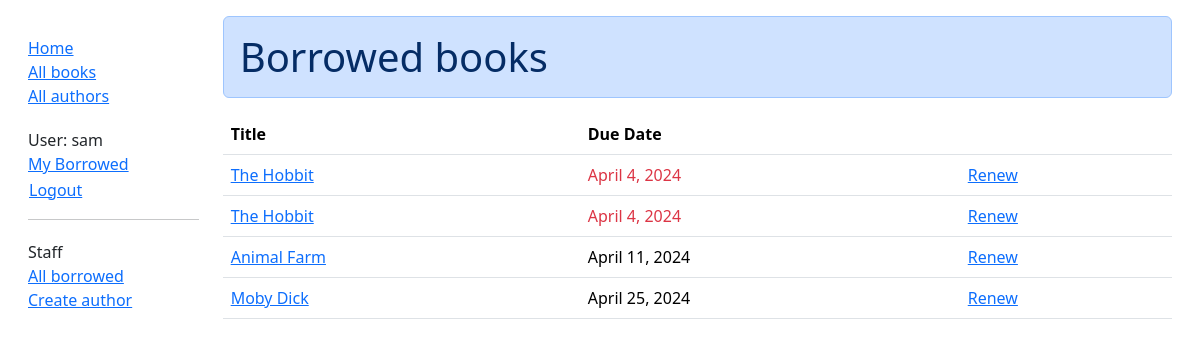
/catalog/allborrowed/ (signed in), run on the app's committed database.
### catalog/models.py (models this page shows, shortened)
class BookInstance(models.Model):
    id = models.UUIDField(primary_key=True, default=uuid.uuid4,
                          help_text="Unique ID for this particular book across whole library")
    book = models.ForeignKey('Book', on_delete=models.RESTRICT, null=True)
    imprint = models.CharField(max_length=200)
    due_back = models.DateField(null=True, blank=True)
    borrower = models.ForeignKey(settings.AUTH_USER_MODEL, on_delete=models.SET_NULL, null=True, blank=True)
    @property
    def is_overdue(self):
        return bool(self.due_back and date.today() > self.due_back)
    LOAN_STATUS = (
        ('m', 'Maintenance'),
        ('o', 'On loan'),
        ('a', 'Available'),
        ('r', 'Reserved'),
    )
    status = models.CharField(
        max_length=1,
        choices=LOAN_STATUS,
        blank=True,
        default='m',
        help_text='Book availability',
    )
    class Meta:
        ordering = ['due_back']
        permissions = (("can_mark_returned", "Set book as returned"),)

class Book(models.Model):
    title = models.CharField(max_length=200)
    author = models.ForeignKey('Author', on_delete=models.RESTRICT, null=True)
    summary = models.TextField(
        max_length=1000,
        help_text="Enter a brief description of the book"
    )
    isbn = models.CharField(
        "ISBN",
        max_length=13,
        unique=True,
        help_text='13 Character <a href="https://www.isbn-international.org/content/what-isbn''">ISBN number</a>'
    )
    genre = models.ManyToManyField(Genre, help_text="Select a genre for this book")
    def display_genre(self):
        return ', '.join(genre.name for genre in self.genre.all()[:3])
    display_genre.short_description = 'Genre'

### catalog/views.py (the view)
# urls.py: path('allborrowed/', views.AllLoanedBooksListView.as_view(), name='all-borrowed')
class AllLoanedBooksListView(LoginRequiredMixin,generic.ListView):
    model = BookInstance
    template_name = 'catalog/bookinstance_list_borrowed_user.html'
    paginate_by = 10
    def get_queryset(self):
        return (
            BookInstance.objects
            .filter(status__exact='o')
            .order_by('due_back')
        )

### catalog/templates/catalog/bookinstance_list_borrowed_user.html
{% extends "base_generic.html" %}
{% block content %}
    <h1 class="alert alert-primary">Borrowed books</h1>
    {% if bookinstance_list %}
    <table class="table">
      <thead class="thead-dark">
        <tr>
          <th scope="col">Title</th>
          <th scope="col">Due Date</th>
          <th scopr="col"></th>
        </tr>
      </thead>
      <tbody>
      {% for bookinst in bookinstance_list %}
      <tr>
        <td><a href="{% url 'book-detail' bookinst.book.pk %}">{{ bookinst.book.title }}</a> </td>
        <td class="{% if bookinst.is_overdue %}text-danger{% endif %}">{{ bookinst.due_back}}</td>
        <td>{% if perms.catalog.can_mark_returned %}<a href="{% url 'renew-book-librarian' bookinst.id %}">Renew</a>{% endif %}</td>
      </tr>
      {% endfor %}
    </tbody>
    </table>
    {% else %}
      <p>There are no books borrowed.</p>
    {% endif %}
{% endblock %}

### catalog/templates/base_generic.html (shortened to what this page needs)
<!DOCTYPE html>
<html lang="en">
  <head>
    <link
      href="https://cdn.jsdelivr.net/npm/bootstrap@5.3.3/dist/css/bootstrap.min.css"
      rel="stylesheet"
    />
    {% load static %}
    <link rel="stylesheet" href="{% static 'css/styles.css' %}" />
  </head>
  <body class="m-3">
    <div class="container-fluid">
      <div class="row">
        <div class="col-sm-2">
          {% block sidebar %}
          <ul class="sidebar-nav">
            <li><a href="{% url 'index' %}">Home</a></li>
            <li><a href="{% url 'books' %}">All books</a></li>
            <li><a href="{% url 'authors' %}">All authors</a></li>
          </ul>
          <ul class="sidebar-nav">
            {% if user.is_authenticated %}
            <li>User: {{ user.get_username }}</li>
            <li><a href="{% url 'my-borrowed' %}">My Borrowed</a></li>
            <li>
              <form id="logout-form" method="post" action="{% url 'admin:logout' %}">
                <button type="submit" class="btn btn-link">Logout</button>
              </form>
            </li>
            {% else %}
            <li><a href="{% url 'login' %}?next={{ request.path }}">Login</a></li>
            {% endif %}
            {% if user.is_staff %}
            <hr>
              <ul class="sidebar-nav">
                <li>Staff</li>
             <li><a href="{% url 'all-borrowed' %}">All borrowed</a></li>
              {% if perms.catalog.add_author %}
   <li><a href="{% url 'author-create' %}">Create author</a></li>
{% endif %}
</ul>
</ul>
{% endif %}
          {% endblock %}
        </div>
        <div class="col-sm-10">
          {% block content %}{% endblock %}
        </div>
      </div>
    </div>
  </body>
</html>

### catalog/static/css/styles.css (style rules this page uses)
.sidebar-nav { margin-top: 20px; padding: 0; list-style: none; }
#logout-form { display: inline; }
#logout-form button { padding: 0; margin: 0; }

### data on the page
BookInstance: book "The Hobbit", due_back "April 4, 2024"
BookInstance: book "The Hobbit", due_back "April 4, 2024"
BookInstance: book "Animal Farm", due_back "April 11, 2024"
BookInstance: book "Moby Dick", due_back "April 25, 2024"

### other printed values
{{ user.get_username }} "sam"
